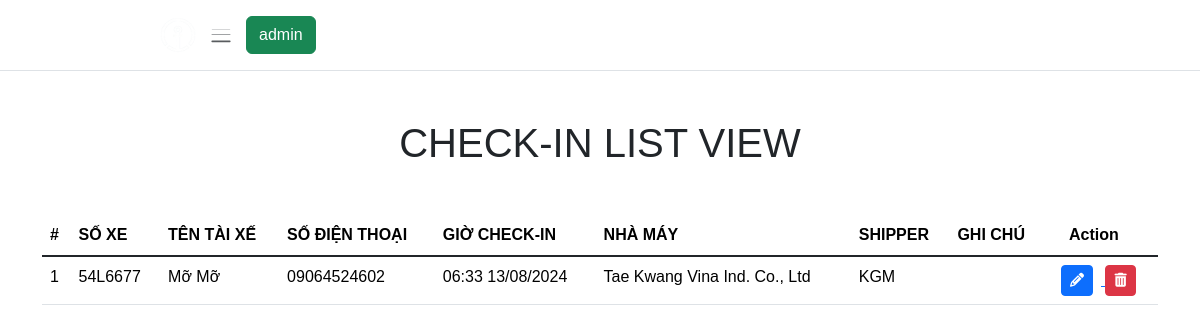
The app's page /checkin/view/ (signed in) with its own data.
### checkin/models.py (models this page shows, shortened)
class Checkin(models.Model):
    driver_name = models.CharField("Họ và tên", max_length=32)
    truck_number = models.CharField("Số xe/số container", max_length=32)
    phone_number = models.CharField("Số điện thoại", max_length=32)
    checkin_time = models.DateTimeField("Giờ check-in", default=timezone.now)
    factory = models.ForeignKey(Factory, blank=True, null=True, on_delete=models.CASCADE)
    shipper = models.CharField("Shipper", max_length=100, blank=True, null=True)
    remark = models.TextField("Ghi chú", max_length=1024, blank=True, null=True)

### factory/models.py (models this page shows, shortened)
class Factory(models.Model):
    factory_code = models.CharField(max_length=10, null=True, blank=True)
    factory_name = models.CharField("Tên nhà máy",max_length=256)

### checkin/views.py (the view)
# urls.py: path("view/", views.CheckinListView.as_view(), name="checkin-view"),
class CheckinListView(generic.ListView, LoginRequiredMixin):
    model = Checkin
    template_name ='checkin-view.html'
    paginate_by = 50
    ordering = ['-checkin_time']

### checkin/templates/checkin-view.html (shortened to what this page needs)
{% extends 'base.html' %}  {% block content %}
<div class="bg-view">
	<div class="container">
		<div class="px-5 my-5 text-center">
			<h1>CHECK-IN LIST VIEW</h1>
		</div>
		<table class="table">
			<thead>
				<tr>
					<th scope="col">#</th>
					<th scope="col">SỐ XE</th>
					<th scope="col">TÊN TÀI XẾ</th>
					<th scope="col">SỐ ĐIỆN THOẠI</th>
					<th scope="col">GIỜ CHECK-IN</th>
					<th scope="col">NHÀ MÁY</th>
					<th scope="col">SHIPPER</th>
					<th scope="col">GHI CHÚ</th>
					<th scope="col" class="px-4">Action</th>
				</tr>
			</thead>
			<tbody class="table-group-divider">
				{% for checkin in object_list %}
				<tr>
					<td>{{ forloop.counter }}</td>
					<td>{{ checkin.truck_number }}</td>
					<td>{{ checkin.driver_name }}</td>
					<td>{{ checkin.phone_number }}</td>
					<td>{{ checkin.checkin_time|date:"h:i d/m/Y" }}</td>
					<td>{{ checkin.factory.factory_name }}</td>
					<td>{{ checkin.shipper }}</td>
					<td>{{ checkin.remark }}</td>
                    <td>
                        <a href="{% url 'checkin:checkin-update' checkin.id %}">
                            <button type="button" class=" btn btn-sm btn-primary mx-2"
                                    data-form-url="">
                                <span class="fa fa-pencil"></span>
                            </button>
                        </a>
                        <a href="{% url 'checkin:checkin-delete' checkin.id %}">
                            <button type="button" class=" btn btn-sm btn-danger"
                                    data-form-url="">
                                <span class="fa fa-trash"></span>
                            </button>
                        </a>
                    </td>
				</tr>
				{% empty %}
				<tr>
					<td colspan="9" class="text-center">
						No check-ins available
					</td>
				</tr>
				{% endfor %}
			</tbody>
		</table>
	</div>
</div>
{% endblock content %}

### templates/base.html (shortened to what this page needs)
{% load static %}
<!DOCTYPE html>
<html lang="en">
	<head>
		<link rel="stylesheet" href="{% static 'css/styles.css' %}" />
		<link
			href="https://cdn.jsdelivr.net/npm/bootstrap@5.3.3/dist/css/bootstrap.min.css"
			rel="stylesheet"
		/>
		<link
			rel="stylesheet"
			href="https://cdn.jsdelivr.net/npm/bootstrap-icons@1.11.3/font/bootstrap-icons.min.css"
		/>
	</head>
	<body>
		<nav
			class="navbar navbar-expand px-3 border-bottom bg-custom"
			style="position: sticky; top: 0; z-index: 1000"
		>
			<div class="sidebar-logo">
				<img
					src="{% static 'images/logo-KNCFSMS.png' %}"
					width="180"
				/>
			</div>
			<button
				class="btn px-45"
				id="sidebar-toggle"
				type="button"
				style="stroke: white"
			>
				<span class="navbar-toggler-icon">
					<i
						class="fas fa-bars"
						style="color: #fff; font-size: 28px"
					></i>
				</span>
			</button>
			<div class="navbar-collapse navbar">
				<ul class="navbar-nav">
					<li class="nav-item dropdown">
						<a
							href="#"
							data-bs-toggle="dropdown"
							class="nav-icon pe-md-0"
						>
							<button type="button" class="btn btn-success">
								{{ request.user }}
							</button>
						</a>
					</li>
				</ul>
			</div>
		</nav>
		{% block content %} {% endblock content %}
	</body>
</html>

### static/css/styles.css (style rules this page uses)
* { margin: 0; padding: 0; box-sizing: border-box; font-family: Arial, Helvetica, sans-serif; }
.container { background: #fff; }
.bg-view { background-color: #FFF; }

### records on screen
Checkin: truck_number "54L6677", driver_name "Mỡ Mỡ", phone_number "09064524602", checkin_time "06:33 13/08/2024", factory.factory_name "Tae Kwang Vina Ind. Co., Ltd", shipper "KGM"

### other values on screen
{{ request.user }} "admin"
